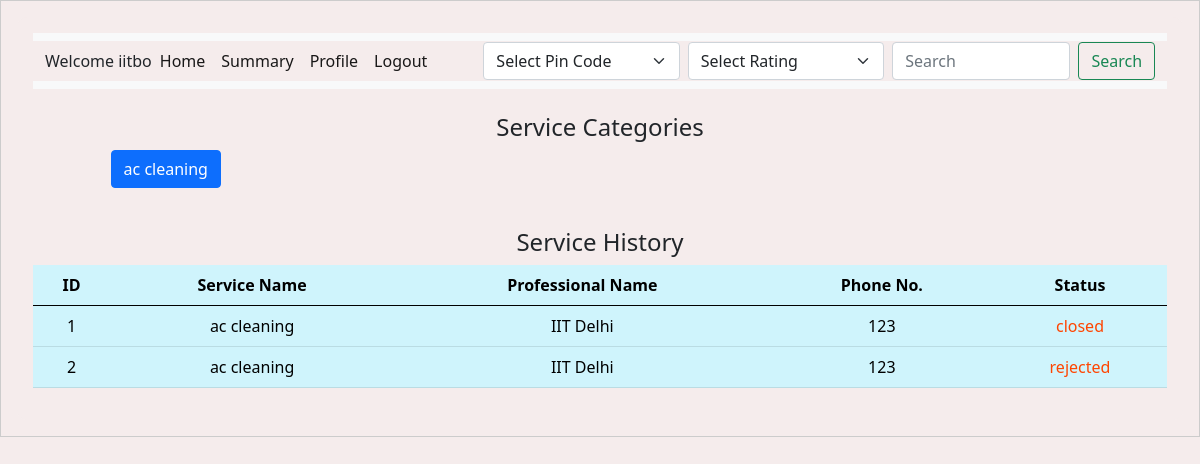
The app's page /customer_dashboard (signed in), older data.
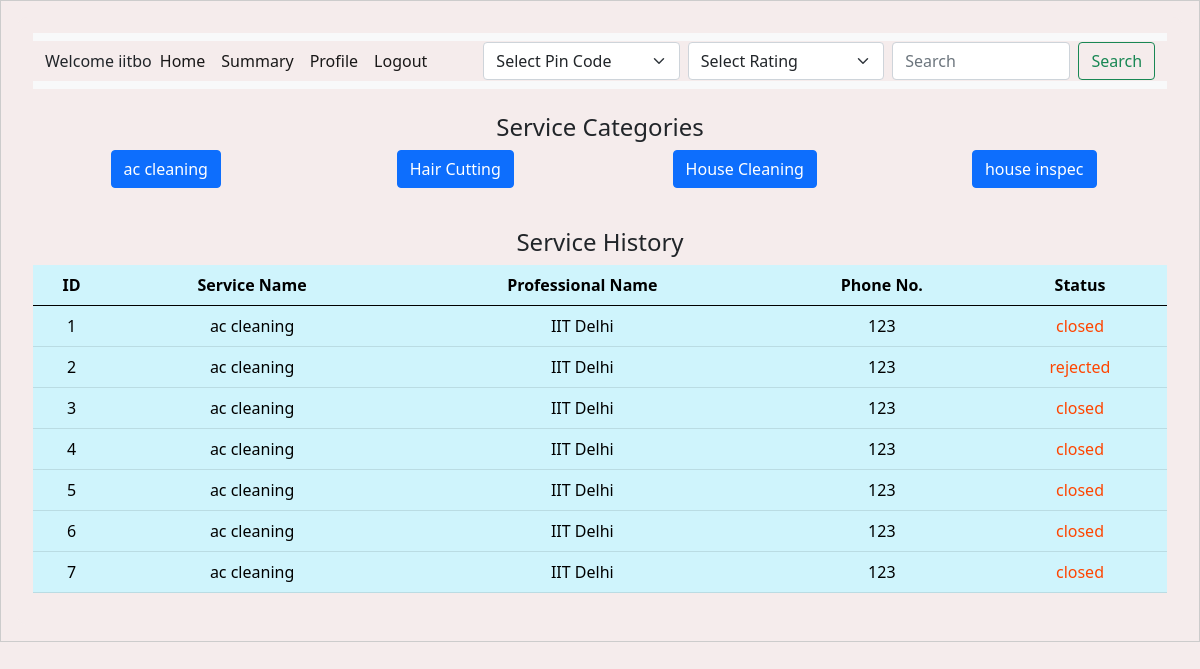
The same page, newer data.
### backend/models.py (models this page shows)
class Service(db.Model):
    __tablename__ = "service"
    id = db.Column(db.Integer, primary_key=True, autoincrement=True)
    name = db.Column(db.String, nullable=False)
    base_price = db.Column(
        db.Integer, nullable=False
    )  # Changed 'price' to 'base_price'
    time_required = db.Column(db.Integer, nullable=True)
    description = db.Column(db.String, nullable=False)
    professional_services = db.relationship(
        "ProfessionalService", back_populates="service"
    )

class Service_Request(db.Model):
    __tablename__ = "service_request"
    id = db.Column(db.Integer, primary_key=True, autoincrement=True)
    service_id = db.Column(db.Integer, db.ForeignKey("service.id"), nullable=False)
    customer_id = db.Column(db.Integer, db.ForeignKey("customer.id"), nullable=False)
    professional_id = db.Column(
        db.Integer, db.ForeignKey("service_professional.id"), nullable=False
    )
    date_of_request = db.Column(db.DateTime, nullable=False, default=datetime.utcnow)
    date_of_completion = db.Column(db.DateTime)
    service_status = db.Column(
        db.String, nullable=False
    )  # e.g., 'requested', 'assigned', 'closed'
    remarks = db.Column(db.String)
    rating = db.Column(db.Integer, nullable=True)  # Added this line for the rating
    service = db.relationship(
        "Service",
        backref=db.backref(
            "service_requests",
            lazy=True,
        ),
    )
    customer = db.relationship(
        "Customer", backref=db.backref("service_requests", lazy=True)
    )
    professional = db.relationship(
        "Service_Professional",
        backref=db.backref("service_requests", lazy=True, cascade="all, delete-orphan"),
    )

class Service_Professional(db.Model):
    __tablename__ = "service_professional"
    id = db.Column(db.Integer, primary_key=True, autoincrement=True)
    username = db.Column(db.String, unique=True, nullable=False)
    password = db.Column(db.String, nullable=False)
    name = db.Column(db.String, nullable=False)
    service_type = db.Column(
        db.String, nullable=False
    )  # nullable true done for some reason
    experience = db.Column(db.Integer, nullable=False)
    phone_no = db.Column(db.Integer, nullable=False)
    email = db.Column(db.String, unique=True, nullable=False)
    address = db.Column(db.String, nullable=False)
    pin_code = db.Column(db.String, nullable=False)
    verified_status = db.Column(db.String, nullable=True)
    document = db.Column(db.String, nullable=True)  # Column to store document path
    custom_services = db.relationship(
        "ProfessionalService",
        back_populates="professional",
        lazy=True,
        cascade="all, delete-orphan",
    )

### backend/controller.py (the view)
@app.route("/customer_dashboard")
def customer_dashboard():
    customer_id = session.get("customer_id")
    if not customer_id:
        return redirect(url_for("user_login"))
    services = Service.query.all()
    pin_codes = db.session.query(Service_Professional.pin_code).distinct().all()
    pin_codes = [pin[0] for pin in pin_codes]  # Extract pin codes from query results
    service_requests = Service_Request.query.filter_by(customer_id=customer_id).all()
    return render_template(
        "customer_dashboard.html",
        services=services,
        service_requests=service_requests,
        pin_codes=pin_codes,
        customer=session.get("username"),  # Assuming customer_name is stored in session
    )

### templates/customer_dashboard.html (shortened to what this page needs)
<!DOCTYPE html>
<html lang="en">
<head>
    <link rel="stylesheet" href="/static/style.css" />
    <link href="https://cdn.jsdelivr.net/npm/bootstrap@5.0.2/dist/css/bootstrap.min.css" rel="stylesheet" />
</head>
<body>
    <div id="container">
        <div id="panel">
            <nav class="navbar navbar-expand-lg navbar-light bg-light">
                <div class="container-fluid">
                    <label>Welcome {{ customer }}</label>
                    <div class="collapse navbar-collapse" id="navbarSupportedContent">
                        <ul class="navbar-nav me-auto mb-2 mb-lg-0">
                            <li class="nav-item">
                                <a class="nav-link active" aria-current="page" href="#">Home</a>
                            </li>
                            <li class="nav-item">
                                <a class="nav-link active" aria-current="page"
                                    href="{{ url_for('customer_summary') }}">Summary</a>
                            </li>
                            <li class="nav-item">
                                <a class="nav-link active" aria-current="page"
                                    href="{{ url_for('customer_profile') }}">Profile</a>
                            </li>
                            <li class="nav-item">
                                <a class="nav-link active" aria-current="page" href="{{ url_for('logout') }}">Logout</a>
                            </li>
                        </ul>
                        <form class="d-flex" action="{{ url_for('search_service') }}" method="GET">
                            <select class="form-select me-2" name="pin_code" id="pin_code">
                                <option value="" disabled selected>Select Pin Code</option>
                            </select>
                            <select class="form-select me-2" name="rating" id="rating">
                                <option value="" disabled selected>Select Rating</option>
                            </select>
                            <input class="form-control me-2" type="search" placeholder="Search" aria-label="Search"
                                name="query" />
                            <button class="btn btn-outline-success" type="submit">Search</button>
                        </form>
                    </div>
                </div>
            </nav>
            <h4 class="mt-4">Service Categories</h4>
            <div class="row">
                {% for service in services %}
                <div class="col-md-3 mb-3">
                    <a href="{{ url_for('get_service_professionals', service_id=service.id) }}"
                        class="btn btn-primary btn-block">
                        {{ service.name }}
                    </a>
                </div>
                {% endfor %}
            </div>
            <h4 class="mt-4">Service History</h4>
            <table class="table table-info table-hover">
                <thead>
                    <tr>
                        <th>ID</th>
                        <th>Service Name</th>
                        <th>Professional Name</th>
                        <th>Phone No.</th>
                        <th>Status</th>
                    </tr>
                </thead>
                <tbody>
                    {% for request in service_requests %}
                    <tr>
                        <td>{{ request.id }}</td>
                        <td>{{ request.service.name }}</td>
                        <td>{{ request.professional.name }}</td>
                        <td>{{ request.professional.phone_no }}</td>
                        <td style="color: orangered;">
                            {{ request.service_status }}
                        </td>
                    </tr>
                    {% endfor %}
                </tbody>
            </table>
        </div>
    </div>
</body>
</html>

Row changes from the older to the newer data that the page shows:
added Service: name "Hair Cutting"
added Service: name "House Cleaning"
added Service: name "house inspec"
added Service_Request: id "3", service.name "ac cleaning", professional.name "IIT Delhi", professional.phone_no "123", service_status "closed"
added Service_Request: id "4", service.name "ac cleaning", professional.name "IIT Delhi", professional.phone_no "123", service_status "closed"
added Service_Request: id "5", service.name "ac cleaning", professional.name "IIT Delhi", professional.phone_no "123", service_status "closed"
added Service_Request: id "6", service.name "ac cleaning", professional.name "IIT Delhi", professional.phone_no "123", service_status "closed"
added Service_Request: id "7", service.name "ac cleaning", professional.name "IIT Delhi", professional.phone_no "123", service_status "closed"
